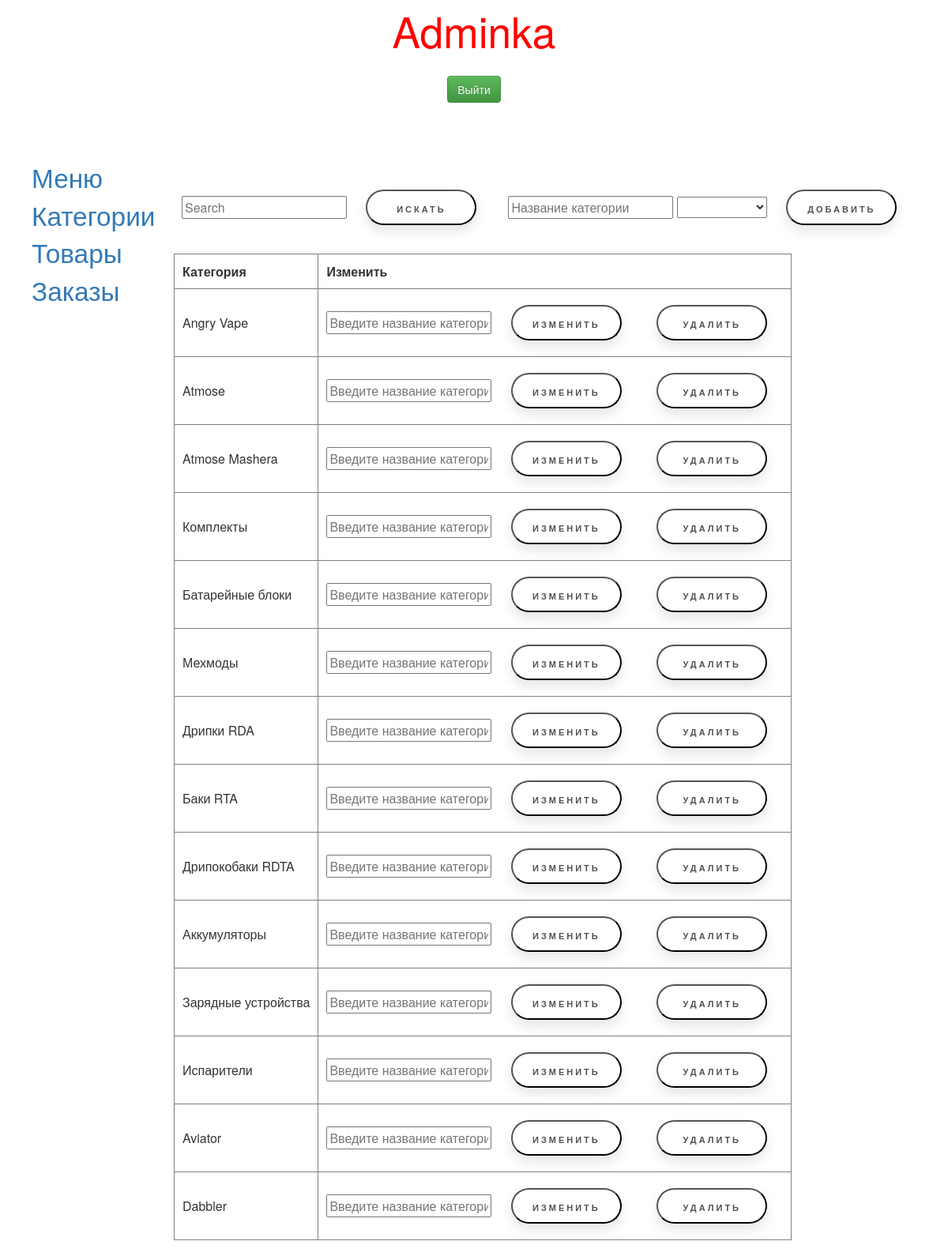
/admin/kategory.php (signed in), run on the app's committed database.
### tables this page shows
CREATE TABLE IF NOT EXISTS `kategory` (
  `idK` int(11) NOT NULL AUTO_INCREMENT,
  `nazK` varchar(30) NOT NULL,
  `idM` int(11) NOT NULL,
  PRIMARY KEY (`idK`)
);

### admin/kategory.php (the view, shortened to what this page needs)
<?php
require "func/connect.php";
if (!isset($_SESSION['admin']))
{
	require "struct/checkAdmin.php";
}
else
{
require "struct/header.php";
?>
<table class='table-zakaz'>
<tr>
<td>
<form action='' method='post'>
<input required name='text-s' placeholder="Search">
<input type='submit' class='button' name='search' value='Искать'>
</form>
</td>
<td>
<form action='' method='post'>
<input required name='createKat' placeholder="Название категории">
<select name='idM'>
<option value=0>
<?php
	$STH = $DBH->query('SELECT * from menu');
	$row=$STH->fetchAll();
	foreach($row as $row1)
	{
		echo "<option value=".$row1['idM'].">".$row1['nazM'];
	}
?>
</select>
<input type='submit' class='button' name='createK' value='Добавить'>
</form>
</td>
</tr>
</table>
<?php
if (isset($_POST['search']))
{
	$nam="%".$_POST['text-s']."%";
	$STH=$DBH->prepare("SELECT * FROM kategory WHERE nazK LIKE ?");
	$STH->execute(array($nam));
	$row=$STH->fetchAll();
}
else
{
	$STH = $DBH->query('SELECT * from kategory');
	$row=$STH->fetchAll();
}
echo "<span id='table-kat'>";
echo "<table border=1 class='table-zakaz'><tr>";
echo "<th>Категория</th><th>Изменить</th></tr>";
foreach ($row as $row1)
{
	echo "<tr><td>".$row1['nazK']."</td><td><input required placeholder='Введите название категории' id='newKat".$row1['idK']."'>
	<button onclick=change(".$row1['idK'].")>Изменить</button>
	<button onclick=delet(".$row1['idK'].")>Удалить</button></td></tr>";
}
echo "</table>";
echo "</span>";
require "struct/footer.php";
}
?>

### admin/struct/header.php (shortened to what this page needs)
<!doctype html>
<head>
	<link type='text/css' href='css/bootstrap.min.css' rel='stylesheet' media='screen'>
	<link rel="stylesheet" type="text/css" href="css/bootstrap-theme.min.css" media="screen">
	<link rel="stylesheet" type="text/css" href="css/admin.css">
</head>
<body>
<div id="header" align='center'>Adminka
	<br>
	<form action="" method="post">
		<input type="submit" name="logOut" value="Выйти" class="btn btn-success"  style="margin-top:20px">
	</form>
</div>
<div id="left-menu">
	<ul>
		<li><a href="menu.php">Меню</a></li>
		<li><a href="kategory.php">Категории</a></li>
		<li><a href="tovar.php">Товары</a></li>
		<li><a href="zakaz.php">Заказы</a></li>
	</ul>
</div>
<div id="article">

### admin/struct/footer.php
<br>
</div>
</body>

### admin/css/admin.css (style rules this page uses)
.button { text-decoration: none; outline: none; display: inline-block; width: 140px; height: 45px; line-height: 45px; border-radius: 45px; margin: 10px 20px; font-family: 'Montserrat', sans-serif; font-size: 11px; text-transform: uppercase; text-align: center; letter-spacing: 3px; font-weight: 600; color: #524f4e; background: white; box-shadow: 0 8px 15px rgba(0,0,0,.1); transition: .3s; }
button { text-decoration: none; outline: none; display: inline-block; width: 140px; height: 45px; line-height: 45px; border-radius: 45px; margin: 10px 20px; font-family: 'Montserrat', sans-serif; font-size: 11px; text-transform: uppercase; text-align: center; letter-spacing: 3px; font-weight: 600; color: #524f4e; background: white; box-shadow: 0 8px 15px rgba(0,0,0,.1); transition: .3s; }
#header { font-size:40pt; color:red; height:200px; }
#left-menu { float:left; width:200px; }
#left-menu ul { list-style-type:none; }
#left-menu ul li { font-size:25pt; }
#left-menu ul li a { display:block; text-decoration:none; }
#article { margin:20px 0 0 220px; }
.table-zakaz td, th { padding:10px; }

### data on the page
kategory: nazK "Angry Vape"
kategory: nazK "Atmose"
kategory: nazK "Atmose Mashera"
kategory: nazK "Комплекты"
kategory: nazK "Батарейные блоки"
kategory: nazK "Мехмоды"
kategory: nazK "Дрипки RDA"
kategory: nazK "Баки RTA"
kategory: nazK "Дрипокобаки RDTA"
kategory: nazK "Аккумуляторы"
kategory: nazK "Зарядные устройства"
kategory: nazK "Испарители"
kategory: nazK "Aviator"
kategory: nazK "Dabbler"
